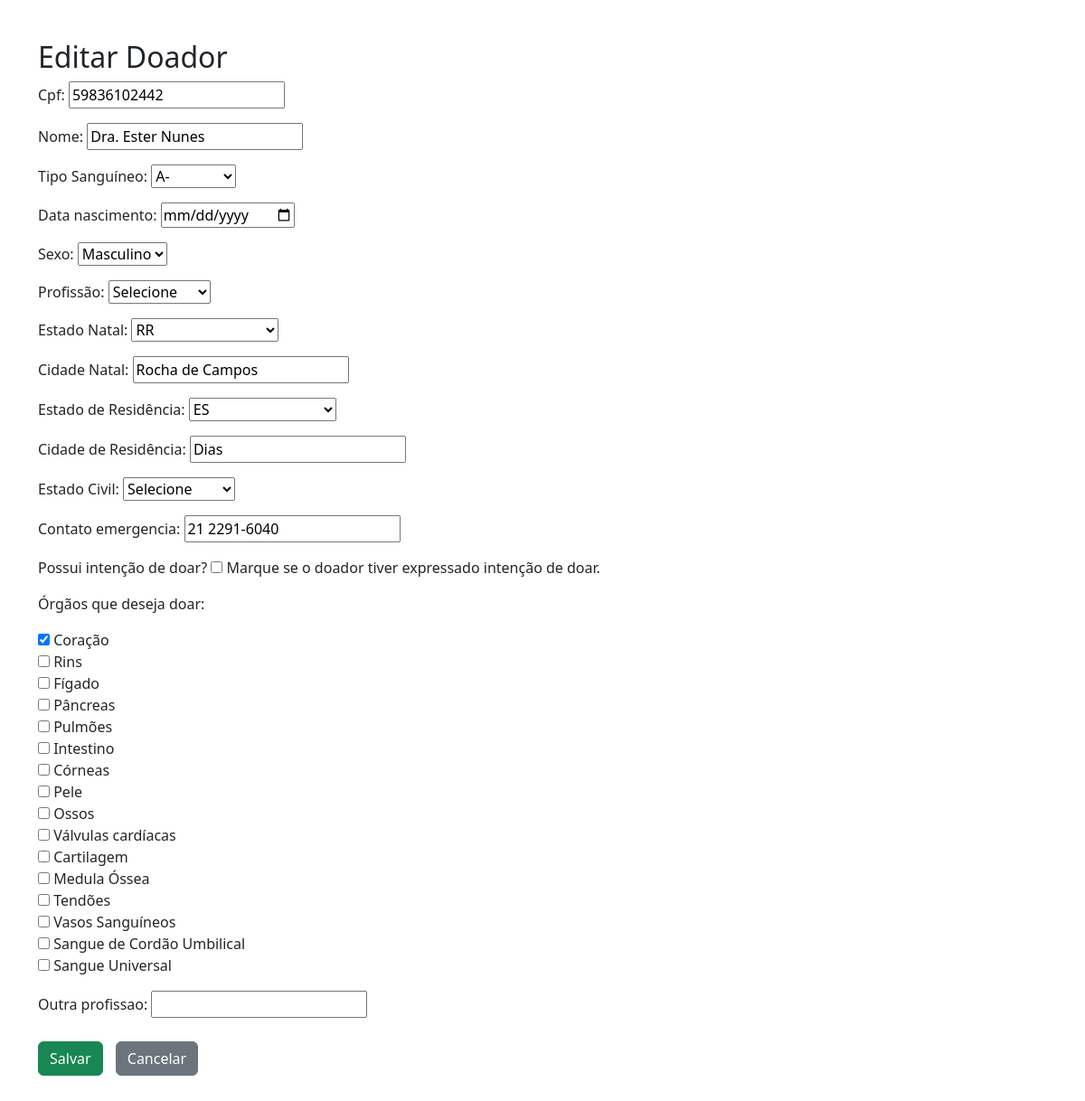
Screenshot of /doadores/editar/166/ (signed in) with the database file from the repository.
### meuapp/models.py (models this page shows, shortened)
class Pessoa(models.Model):
    cpf = models.CharField(max_length=14, unique=True)
    nome = models.CharField(max_length=100)
    tipo_sanguineo = models.CharField(max_length=3, choices=TIPO_SANGUINEO_CHOICES)
    data_nascimento = models.DateField()
    sexo = models.CharField(max_length=1, choices=SEXO_CHOICES)
    profissao = models.CharField(max_length=100)
    estado_natal = models.CharField(max_length=2)
    cidade_natal = models.CharField(max_length=100)
    estado_residencia = models.CharField(max_length=2)
    cidade_residencia = models.CharField(max_length=100)
    estado_civil = models.CharField(max_length=20, choices=ESTADO_CIVIL_CHOICES)
    contato_emergencia = models.CharField(max_length=15)
    class Meta:
        abstract = True

class Doador(Pessoa):
    intencao_doar = models.BooleanField(default=False)
    orgaos_que_deseja_doar = models.ManyToManyField('Orgao', blank=True)

class Orgao(models.Model):
    nome = models.CharField(max_length=100)
    tipo = models.CharField(max_length=50)
    descricao = models.TextField(blank=True, null=True)
    def __str__(self):
        return self.nome

### meuapp/views.py (the view)
# urls.py: path('doadores/editar/<int:pk>/', views.editar_doador, name='editar_doador'),
@user_passes_test(is_admin)
def editar_doador(request, pk):
    doador = get_object_or_404(Doador, pk=pk)
    if request.method == 'POST':
        form = CadastrarDoadorForm(request.POST, instance=doador)
        if form.is_valid():
            form.save()
            messages.success(request, "Doador atualizado com sucesso.")
            return redirect('listar_doadores')
    else:
        form = CadastrarDoadorForm(instance=doador)
    return render(request, 'editar_doador.html', {'form': form})

### meuapp/views.py (called while the page is built)
def is_admin(user):
    return user.is_authenticated and (user.is_staff or user.is_superuser)

### meuapp/templates/editar_doador.html (shortened to what this page needs)
{% extends 'base.html' %}
{% block content %}
<h2>Editar Doador</h2>
<form method="post">
    {{ form.as_p }}
    <button type="submit" class="btn btn-success">Salvar</button>
    <a href="{% url 'listar_doadores' %}" class="btn btn-secondary">Cancelar</a>
</form>
{% endblock %}

### meuapp/templates/base.html (style rules this page uses)
body { font-family: Arial, sans-serif; background-color: #f0f4f8; margin: 0; padding: 20px; }
a { display: inline-block; margin: 10px; padding: 10px 20px; background-color: #d51010; color: white; text-decoration: none; border-radius: 5px; }

### rows the page displays
Doador: cpf "59836102442", nome "Dra. Ester Nunes", tipo_sanguineo "A-", sexo "Masculino", profissao "Selecione", estado_natal "RR", cidade_natal "Rocha de Campos", estado_residencia "ES", cidade_residencia "Dias", estado_civil "Selecione", contato_emergencia "21 2291-6040"
